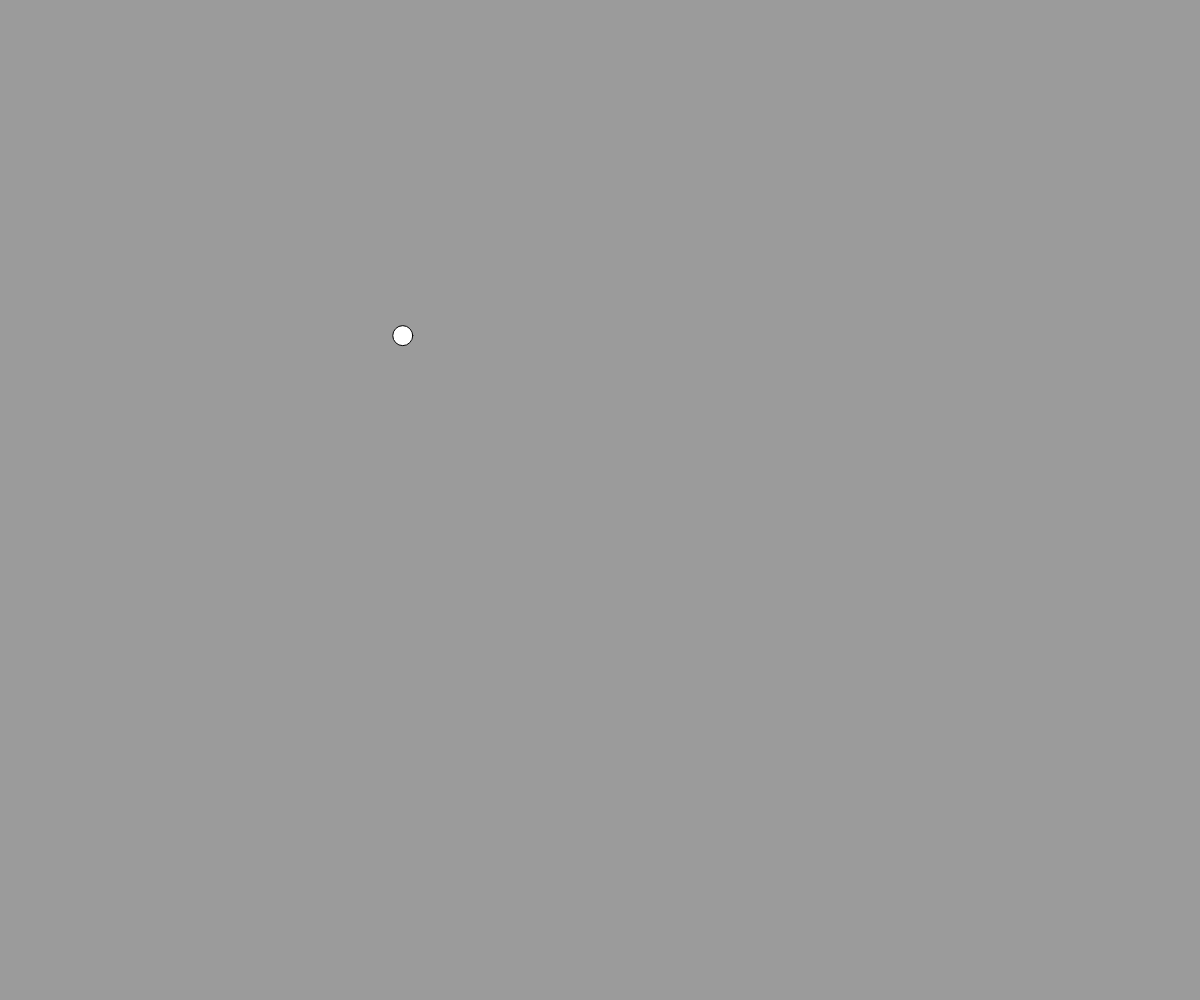
Frame 1 (no input)
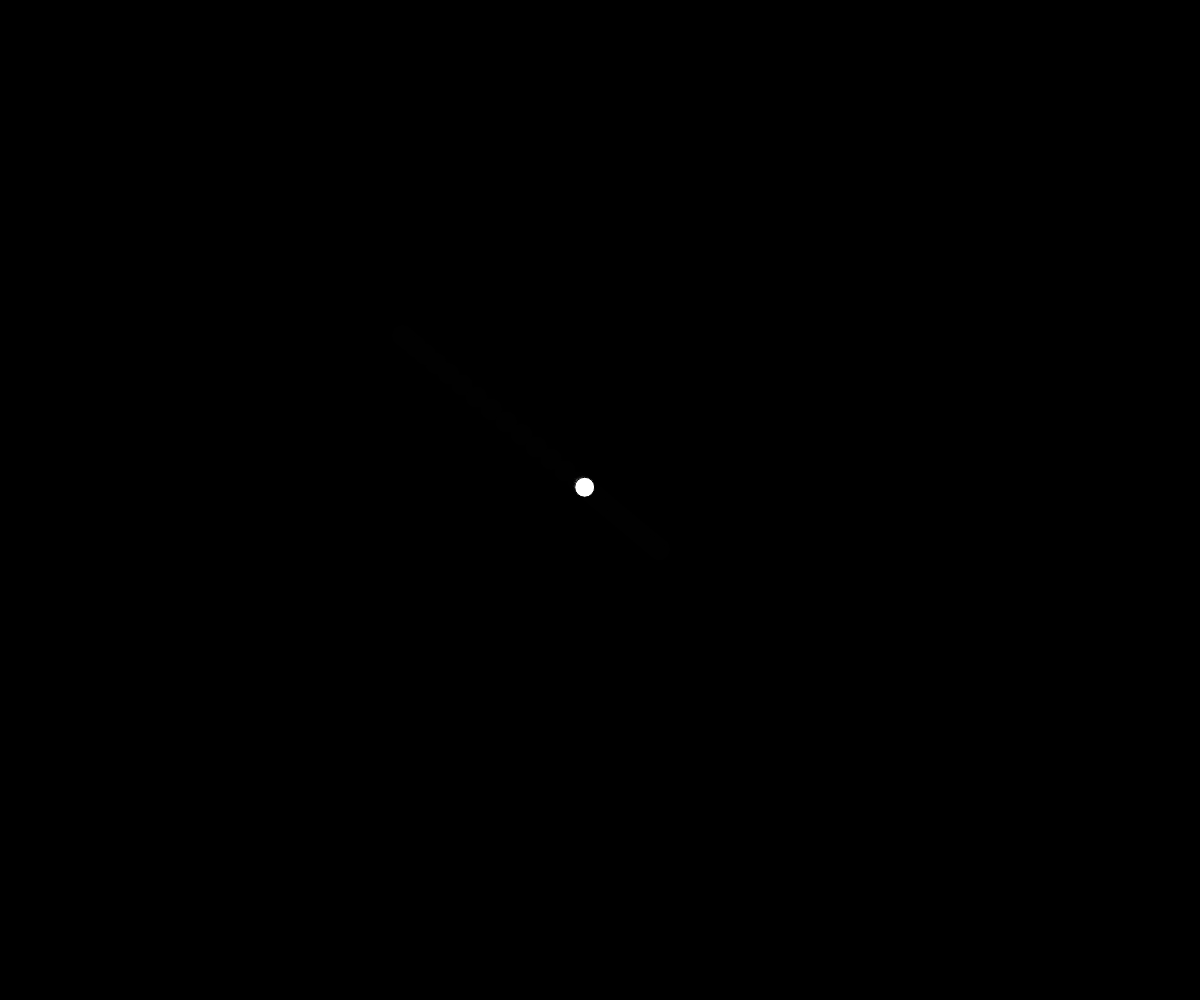
Frame 60 (no input)
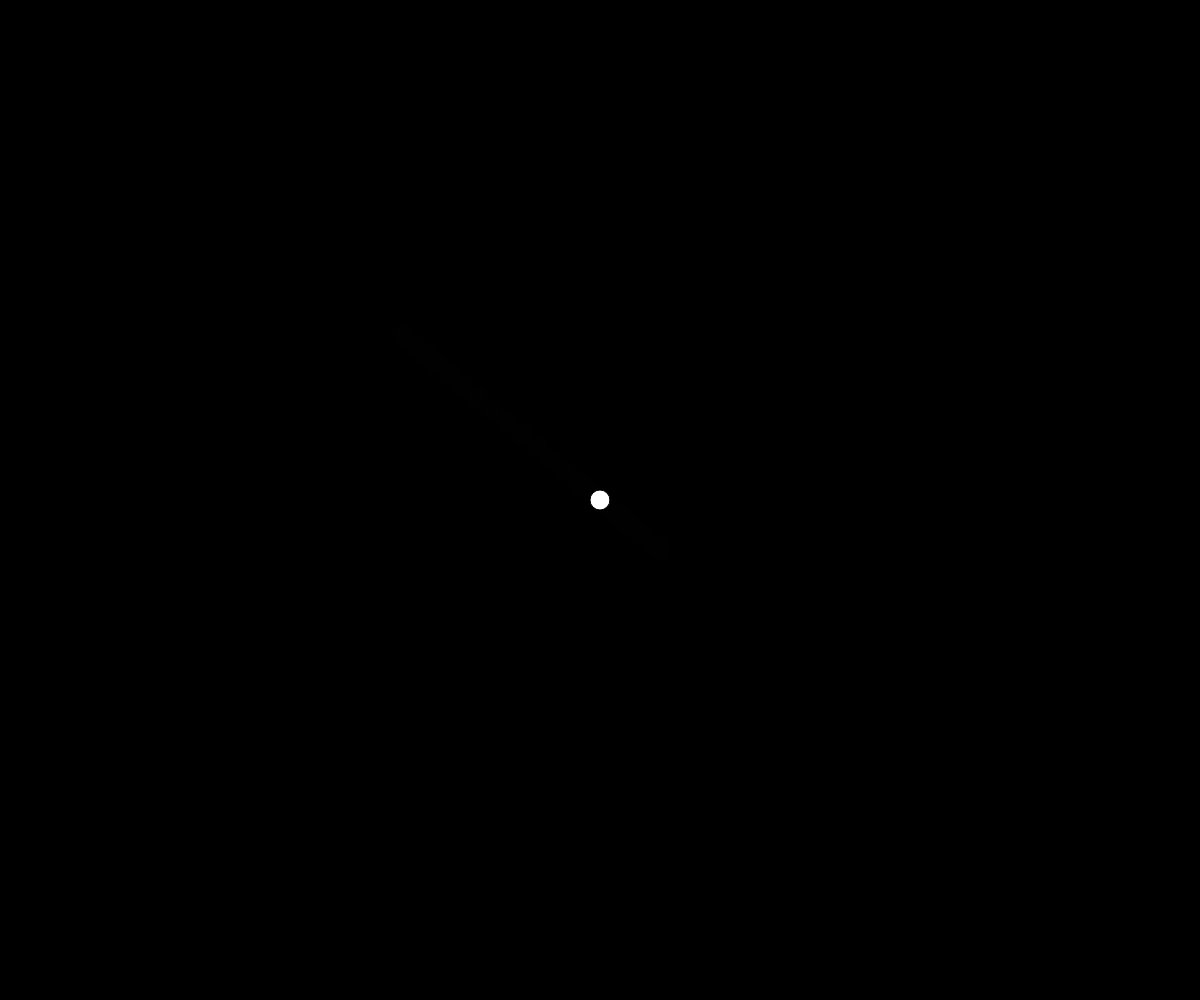
Frame 120 (the mouse pressed at the canvas centre since frame 60)

The p5.js sketch that drew these frames (run headless with seeded random() and noise() and a simulated clock; from frame 60 on, the mouse is pressed at the canvas centre):

// p5.js sketch
// ── sketch.js
let p_0, p, dp;  // Resting position, initial position and velocity
let k, c;  // Spring and Damper constants
let dt;  // Time step
let diam; // Circle diameter
let m; // Mass

function setup() {
  createCanvas(windowWidth, windowHeight);
  p_0 = createVector(windowWidth/2, windowHeight/2);
  p = createVector(windowWidth/3, windowHeight/3);
  dp = createVector(0, 0);
  k = 1.0;
  c = 0.1;
  diam = 20;
  m = diam / 1000
  dt = 1/60;
  frameRate(60);
}

function draw() {
  background(0, 100);
  let acceleration = (x, dx) => (-k*x - c*dx) / m;
  let euler_integrate = (x, dx) => p5.Vector.add(x, p5.Vector.mult(dx, dt));
  
  let ddp = createVector(acceleration(p.x - p_0.x, dp.x), acceleration(p.y - p_0.y, dp.y));
  dp = euler_integrate(dp, ddp);
  p = euler_integrate(p, dp);
  circle(p.x, p.y, diam);
}

/* Functions */
function mousePressed() {
  p.x = mouseX;
  p.y = mouseY;
  dp.x = 0.0;
  dp.y = 0.0;
}

function mouseDragged() {
}
